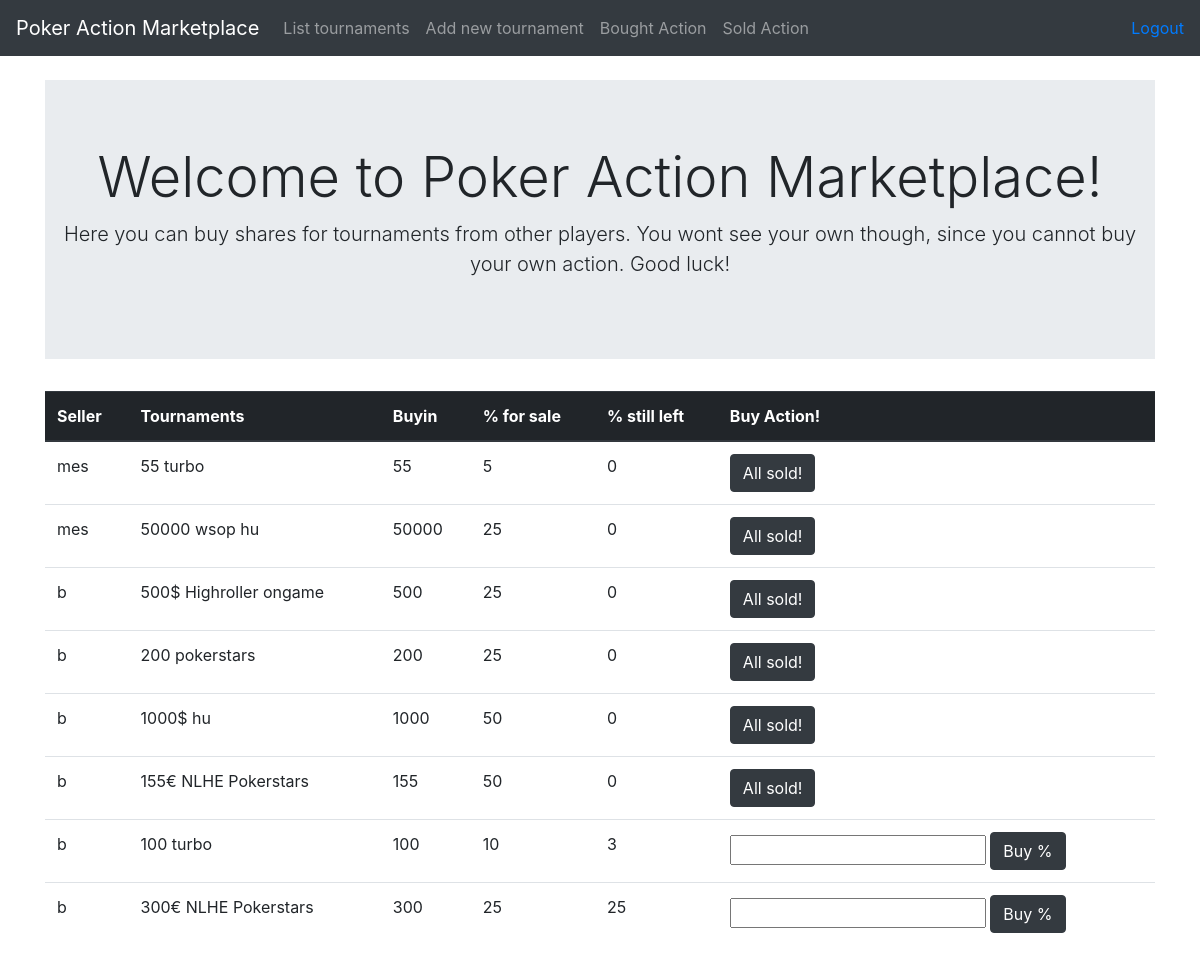
Page /tournaments/ (signed in) on the committed database.
### application/tournamentPackages/models.py (models this page shows, shortened)
class TournamentPackage(Base):
    tournament = db.Column(db.String(144), nullable=False)
    buyin = db.Column(db.Integer, nullable=False)
    pcttobesold = db.Column(db.Integer, nullable=False)
    pctleft = db.Column(db.Integer, nullable=False)
    account_id = db.Column(db.Integer, db.ForeignKey('account.id'), nullable=False)
    def __init__(self, tournament, buyin, pcttobesold):
        self.tournament = tournament
        self.buyin = buyin
        self.pcttobesold = pcttobesold
        self.pctleft = pcttobesold
        self.user = ''
        self.userid = ''
    @staticmethod
    def join_account_on_tournaments():
        stmt = text("SELECT * FROM tournament_package"
                    " LEFT JOIN account on tournament_package.account_id = account.id")
        res = db.engine.execute(stmt)
        tournaments = []
        for row in res:
            tournament = TournamentPackage(row[3], row[4], row[5])
            tournament.user = row[-2]
            tournament.id = row[0]
            tournament.userid = row[7]
            tournament.pctleft = row[6]
            if tournament.userid == current_user.id:
                continue
            tournaments.append(tournament)
        return tournaments

### application/tournamentPackages/views.py (the view)
@app.route('/tournaments/', methods=['GET'])
@login_required
def tournaments_index():
    tournaments = TournamentPackage.join_account_on_tournaments()
    tournaments.sort(key = lambda x: x.user, reverse=True)
    return render_template('tournaments/list.html', tournaments = tournaments)

### application/__init__.py (called while the page is built)
@login_manager.user_loader
def load_user(user_id):
    return User.query.get(user_id)

### application/templates/tournaments/list.html (shortened to what this page needs)
{% extends "layout.html" %}
{% block body %}
<div class="jumbotron jumbotron-fluid">
  <div class="container">
    <h1 class="display-4" align=center>Welcome to Poker Action Marketplace!</h1>
    <p class="lead" align=center>Here you can buy shares for tournaments from other players. You wont see your own though, since you cannot buy your own action. Good luck!</p>
  </div>
</div>
<table class="table">
  <thead class="thead-dark">
  <th scope="col">Seller</th>
  <th scope="col">Tournaments</th>
  <th scope="col">Buyin</th>
  <th scope="col">% for sale</th>
  <th scope="col">% still left</th>
  <th scope="col">Buy Action!</th>
  </thead>
  {% for tournament in tournaments %}
  <tr>
    <td>{{ tournament.user }}</td>
    <td>{{ tournament.tournament }}</td>
    <td>{{ tournament.buyin }}</td>
    <td>{{ tournament.pcttobesold }}</td>
    <td>{{ tournament.pctleft }}</td>
    {% if tournament.pctleft == 0 %}
    <td><button class="btn btn-dark">All sold!</button></td>
    {% else %}
    <td><form method="POST", action="{{ url_for('tournaments_buy_percentage', tournament_id = tournament.id) }}">
      <input name="text">
      <input type="submit", value='Buy %' class="btn btn-dark">
    </form></td>
    {% endif %}
  </tr>
{% endfor %}
</table>
{% endblock %}

### rows in the picture
TournamentPackage: user "mes", tournament "55 turbo", buyin "55", pcttobesold "5", pctleft "0", shows "All sold!"
TournamentPackage: user "mes", tournament "50000 wsop hu", buyin "50000", pcttobesold "25", pctleft "0", shows "All sold!"
TournamentPackage: user "b", tournament "500$ Highroller ongame", buyin "500", pcttobesold "25", pctleft "0", shows "All sold!"
TournamentPackage: user "b", tournament "200 pokerstars", buyin "200", pcttobesold "25", pctleft "0", shows "All sold!"
TournamentPackage: user "b", tournament "1000$ hu", buyin "1000", pcttobesold "50", pctleft "0", shows "All sold!"
TournamentPackage: user "b", tournament "155€ NLHE Pokerstars", buyin "155", pcttobesold "50", pctleft "0", shows "All sold!"
TournamentPackage: user "b", tournament "100 turbo", buyin "100", pcttobesold "10", pctleft "3"
TournamentPackage: user "b", tournament "300€ NLHE Pokerstars", buyin "300", pcttobesold "25", pctleft "25"
